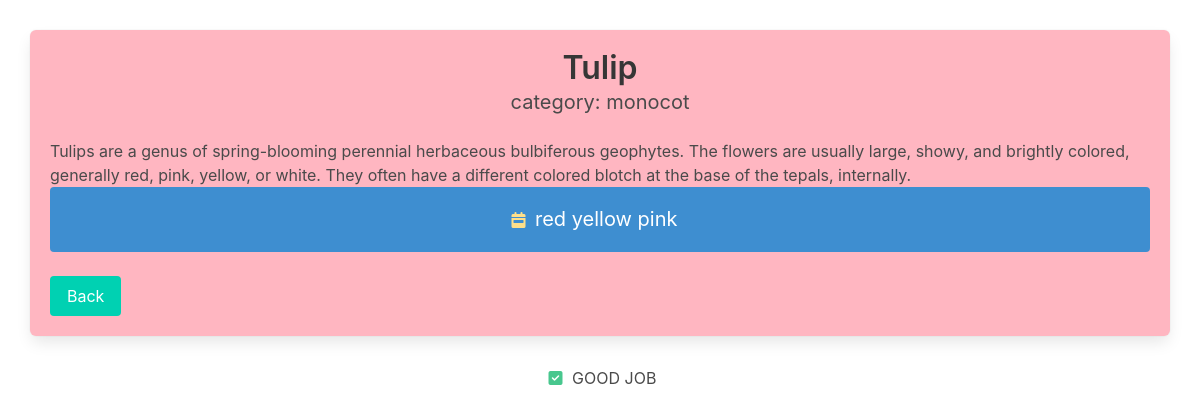
The page /flower/tulip on the database its author committed.
### mysite/models.py (models this page shows, shortened)
class Flowers(models.Model):
    name = models.CharField(max_length=255,default="")
    description = models.TextField(default="")
    slug = models.SlugField(blank=True, default="")
    category = models.ForeignKey(Category, null=True, on_delete=models.PROTECT)
    tag = models.ManyToManyField(Tag)

class Category(models.Model):
    title = models.CharField(max_length=255,default="")
    def __str__(self):
        return self.title

class Tag(models.Model):
    tag = models.CharField(max_length=255, default='')
    slug = models.SlugField(blank=True, default="")

### mysite/views.py (the view)
# urls.py: path('flower/<slug:slug>', views.detail, name='detail'),
def detail(request, slug= None):
    flower = get_object_or_404(Flowers, slug = slug)
    ctx = {'flower':flower}
    return render(request,'mysite/detail.html', ctx)

### mysite/Templates/mysite/detail.html (shortened to what this page needs)
{% extends 'base/base.html' %}
{% block content %}
<div class="block">
    <div class="box" style="background-color:lightpink; margin: 30px;">
        <h1 class="title" style="text-align: center;">
            {{ flower.name }}
        </h1>
        <h1 class="subtitle" style="text-align: center;">
            category: {{ flower.category}}
        </h1>
        <p>
            {{ flower.description }}
        </p>
        <div class="notification is-info">
            <p style="margin-left: auto; margin-right:auto; text-align:center ;">
                <span class="icon has-text-warning">
                    <i class="fa-solid fa-calendar-week"></i>
                </span>
                <span class='subtitle' style="text-align: center;">
                    {% for i in flower.tag.all %}
                    {{ i.tag }}
                    {% endfor %}
                </span>
            </p>
        </div>
        <a href="{% url 'mysite' %}" class="button is-primary">
            Back
        </a>
    </div>
</div>
{% endblock %}

### rows shown on the page
Flowers: name "Tulip", category "monocot", description "Tulips are a genus of spring-blooming perennial herbaceous bulbiferous geophytes. The flowers are usually large, showy, and brightly colored, generally red, pink, yellow, or white. They often have a different colored blotch at the base of the tepals, internally."
Tag: tag "red"
Tag: tag "yellow"
Tag: tag "pink"
